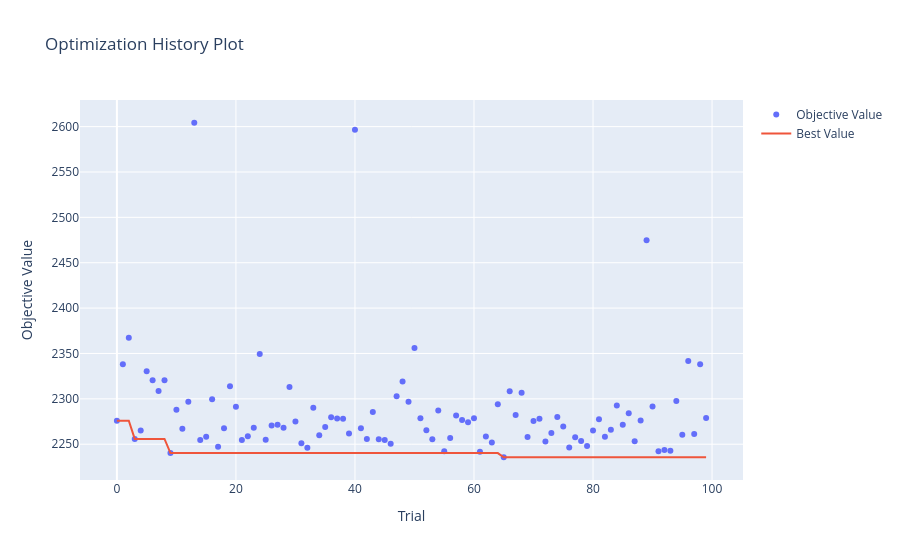
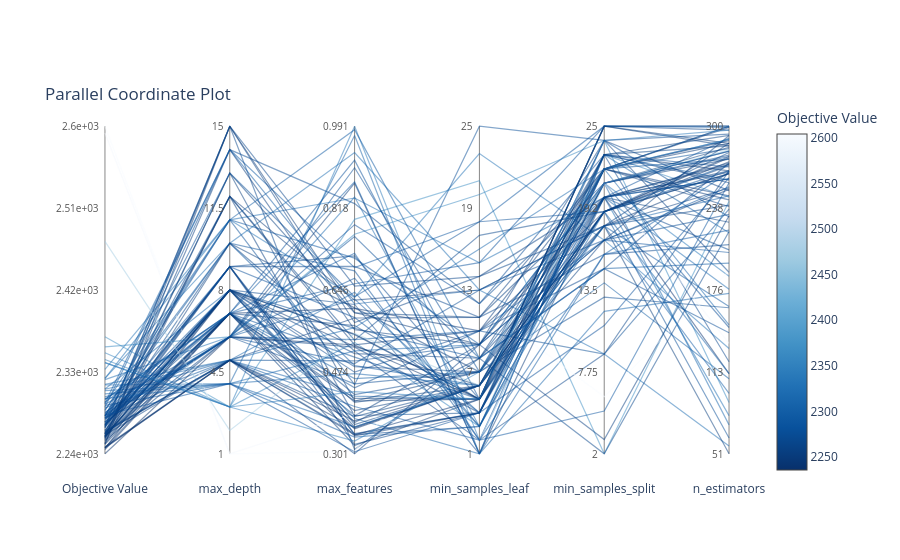
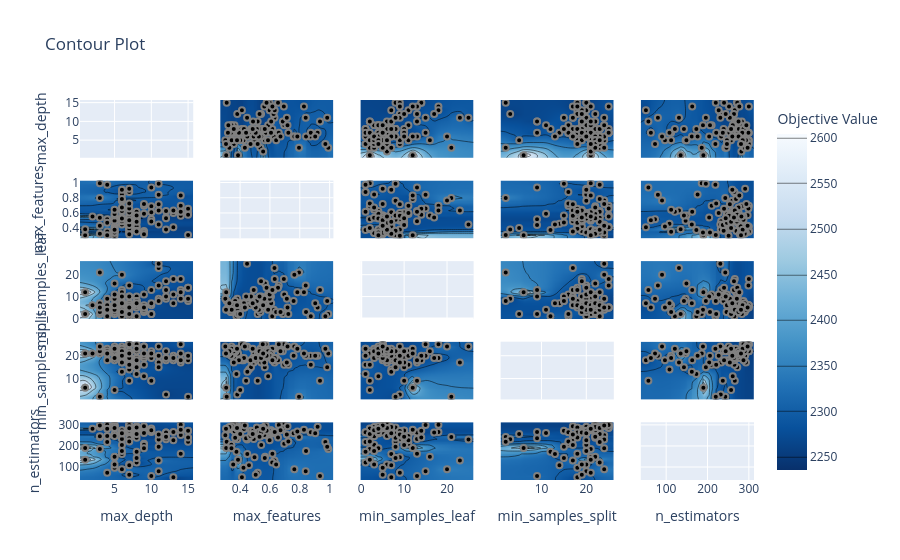
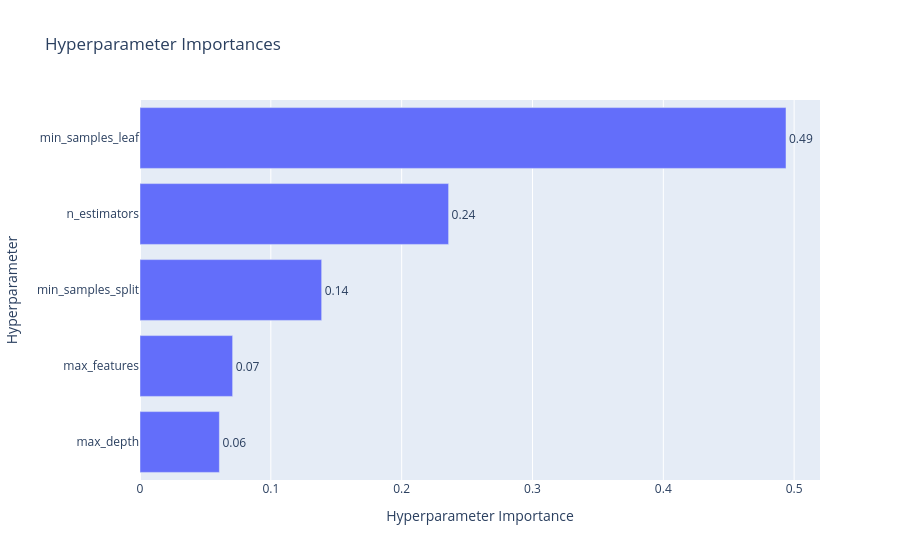

Write notebook code for charts like these, in order.
### Code cell
fig_history = vis.plot_optimization_history(study_rf)
fig_history.show()
fig_history = vis.plot_parallel_coordinate(study_rf)
fig_history.show()
fig_contour = vis.plot_contour(study_rf)
fig_contour.show()


fig_importance = vis.plot_param_importances(study_rf)
fig_importance.show()
